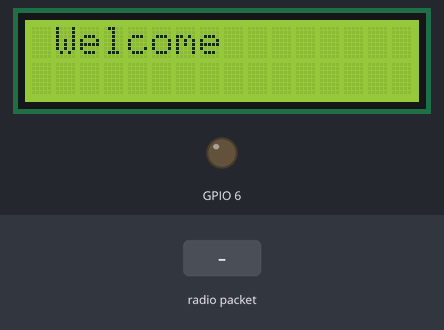
Recording of a program running on a simulated ESP8266 (NodeMCU). Parts: 16×2 character LCD, output pins drawn as LEDs (lit = HIGH). Inputs (shaded band) come from the test bench. No radio packets arrive unless stated; what the program prints to the serial monitor is not drawn.

Above: at 0.08 s.
1.3 s: radio packet "1" arrives
At 1.36 s:
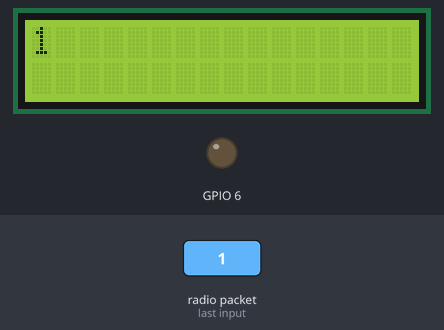
2.9 s: radio packet "0" arrives
At 2.95 s:
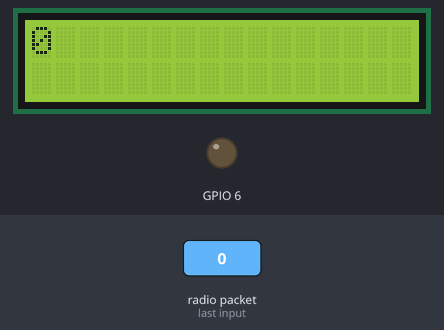
4.4 s: radio packet "2" arrives
At 4.44 s:
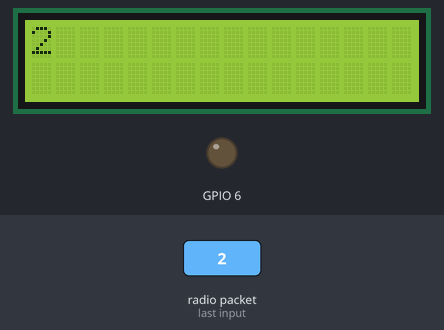
Timing chart, 0 to 7.4 s (numbered marks = the images above; inputs shaded):
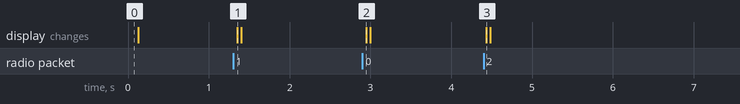

Measured:
- after the input at 1.3 s, the display: changes after 0.05 s (image 1)
- after the input at 2.9 s, the display: changes after 0.05 s (image 2)
- after the input at 4.4 s, the display: changes at once (image 3)

The program:

main.cpp
```cpp
#include <Arduino.h>
#include <SPI.h>
#include <nRF24L01.h>
#include <RF24.h>
#include <LiquidCrystal_I2C.h>
LiquidCrystal_I2C lcd(0x3F, 16, 2);
RF24 radio(2, 4); // CE, CSN
const byte address[6] = "00001";
boolean button_state = 0;
uint8_t led_pin = D0;
void setup()
{
  lcd.init();
  lcd.backlight();
  lcd.clear();
  lcd.setCursor(1, 0);
  lcd.print("Welcome");
  pinMode(6, OUTPUT);
  Serial.begin(115200);
  radio.begin();
  radio.openReadingPipe(0, address); // Setting the address at which we will receive the data
  radio.setPALevel(RF24_PA_MIN);     // You can set this as minimum or maximum depending on the distance between the transmitter and receiver.
  radio.startListening();            // This sets the module as receiver
}
void loop()
{
  if (radio.available()) // Looking for the data.
  {
    char text[32] = "";                              // Saving the incoming data
    radio.read(&text, sizeof(text));                 // Reading the data
    radio.read(&button_state, sizeof(button_state)); // Reading the data
    if (button_state == HIGH)
    {
      digitalWrite(6, HIGH);
      Serial.println(text);
      lcd.print(text);
    }
    else
    {
      digitalWrite(6, LOW);
      Serial.println(text);
      lcd.print(text);
    }
  }
  delay(50);
  lcd.clear();
}
```
